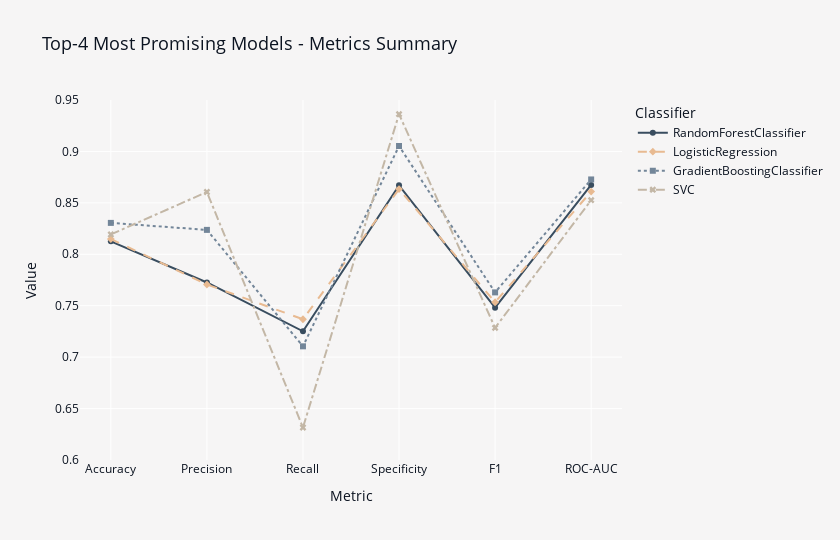

Notebook code cell kept with this figure:
### Code cell
fig = px.line(
    metrics,
    markers=True,
    height=540,
    width=840,
    range_y=(0.60, 0.95),
    labels={"variable": "Classifier", "value": "Value", "index": "Metric"},
    title="Top-4 Most Promising Models - Metrics Summary",
    color="variable",
    line_dash="variable",
    symbol="variable",
    color_discrete_sequence=["#394d5f", "#e8ba91", "#738699", "#c3b7a6"],
    line_dash_sequence=["solid", "dash", "dot", "dashdot"],
)
fig.update_layout(
    font_color=FONT_COLOR,
    title_font_size=18,
    plot_bgcolor=BACKGROUND_COLOR,
    paper_bgcolor=BACKGROUND_COLOR,
)
fig.show()

### Figure 1 — Plotly figure (JSON) as saved in the notebook; plotly's stock layout.template omitted (floating-point values rounded to 4 significant figures)
{"data": [{"hovertemplate": "Classifier=RandomForestClassifier<br>Metric=%{x}<br>Value=%{y}<extra></extra>", "legendgroup": "RandomForestClassifier", "line": {"color": "#394d5f", "dash": "solid"}, "marker": {"symbol": "circle"}, "mode": "markers+lines", "name": "RandomForestClassifier", "orientation": "v", "showlegend": true, "type": "scatter", "x": ["Accuracy", "Precision", "Recall", "Specificity", "F1", "ROC-AUC"], "xaxis": "x", "y": [0.8126, 0.7726, 0.7251, 0.867, 0.7481, 0.8674], "yaxis": "y"}, {"hovertemplate": "Classifier=LogisticRegression<br>Metric=%{x}<br>Value=%{y}<extra></extra>", "legendgroup": "LogisticRegression", "line": {"color": "#e8ba91", "dash": "dash"}, "marker": {"symbol": "diamond"}, "mode": "markers+lines", "name": "LogisticRegression", "orientation": "v", "showlegend": true, "type": "scatter", "x": ["Accuracy", "Precision", "Recall", "Specificity", "F1", "ROC-AUC"], "xaxis": "x", "y": [0.8148, 0.7706, 0.7368, 0.8634, 0.7534, 0.861], "yaxis": "y"}, {"hovertemplate": "Classifier=GradientBoostingClassifier<br>Metric=%{x}<br>Value=%{y}<extra></extra>", "legendgroup": "GradientBoostingClassifier", "line": {"color": "#738699", "dash": "dot"}, "marker": {"symbol": "square"}, "mode": "markers+lines", "name": "GradientBoostingClassifier", "orientation": "v", "showlegend": true, "type": "scatter", "x": ["Accuracy", "Precision", "Recall", "Specificity", "F1", "ROC-AUC"], "xaxis": "x", "y": [0.8305, 0.8237, 0.7105, 0.9053, 0.763, 0.8728], "yaxis": "y"}, {"hovertemplate": "Classifier=SVC<br>Metric=%{x}<br>Value=%{y}<extra></extra>", "legendgroup": "SVC", "line": {"color": "#c3b7a6", "dash": "dashdot"}, "marker": {"symbol": "x"}, "mode": "markers+lines", "name": "SVC", "orientation": "v", "showlegend": true, "type": "scatter", "x": ["Accuracy", "Precision", "Recall", "Specificity", "F1", "ROC-AUC"], "xaxis": "x", "y": [0.8193, 0.8606, 0.6316, 0.9362, 0.7285, 0.8526], "yaxis": "y"}], "layout": {"font": {"color": "#0b1320"}, "height": 540, "legend": {"title": {"text": "Classifier"}, "tracegroupgap": 0}, "paper_bgcolor": "#F6F5F5", "plot_bgcolor": "#F6F5F5", "title": {"font": {"size": 18}, "text": "Top-4 Most Promising Models - Metrics Summary"}, "width": 840, "xaxis": {"anchor": "y", "domain": [0, 1], "title": {"text": "Metric"}}, "yaxis": {"anchor": "x", "domain": [0, 1], "range": [0.6, 0.95], "title": {"text": "Value"}}}}
